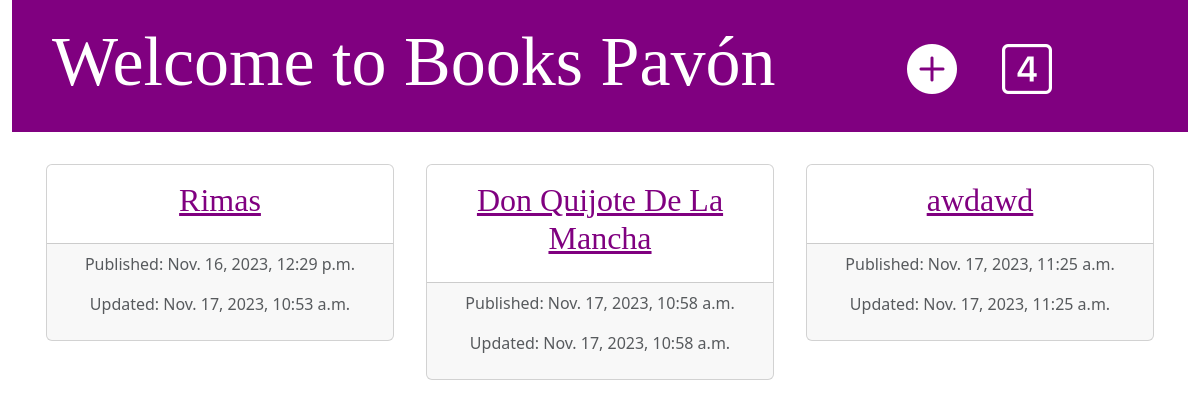
The app's page /, older data.
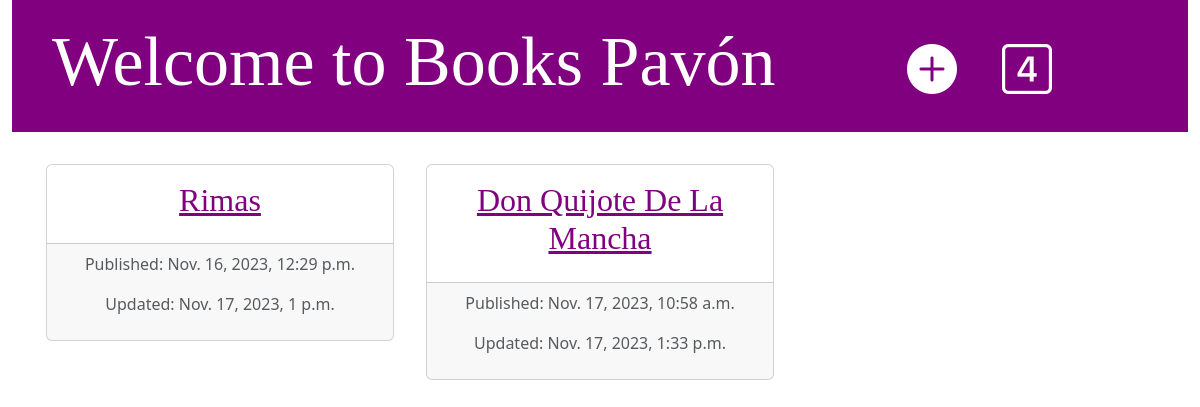
The same page, newer data.
### books/models.py (models this page shows, shortened)
class Book(models.Model):
    title = models.CharField(max_length=200)
    description = models.TextField()
    author = models.CharField(max_length=100)
    rating = models.PositiveIntegerField(validators=[MaxValueValidator(5)])
    created_at = models.DateTimeField(auto_now_add=True)
    updated_at = models.DateTimeField(auto_now=True)

### books/views.py (the view)
# urls.py: path('', ListBookView.as_view(), name='list_books'),
class ListBookView(ListView):
    model = Book

### books/templates/books/book_list.html (shortened to what this page needs)
{% extends 'books/base.html' %}
{% block content %}
        <div class="row pt-3">
    {% for book in object_list %}
            <div class="col-4 p-3">
                <div class="cardlist card text-center">
                    <div class="card-body">
                        <h2 class="card-title"><a href="{% url 'book_details' pk=book.pk %}">{{ book.title }} </a></h2>
                    </div>
                    <div class="card-footer text-body-secondary">
                        <p> Published: {{ book.created_at }}</p>
                        <p> Updated: {{ book.updated_at }}</p>
                    </div>
                </div>
            </div>
    {% endfor %}
        </div>
    </div>
    {% endblock %}

Row changes from the older to the newer data that the page shows:
removed Book: title "awdawd", created_at "Nov. 17, 2023, 11:25 a.m.", updated_at "Nov. 17, 2023, 11:25 a.m."
changed Book "Rimas": updated_at "Nov. 17, 2023, 10:53 a.m." → "Nov. 17, 2023, 1 p.m."
changed Book "Don Quijote De La Mancha": updated_at "Nov. 17, 2023, 10:58 a.m." → "Nov. 17, 2023, 1:33 p.m."
